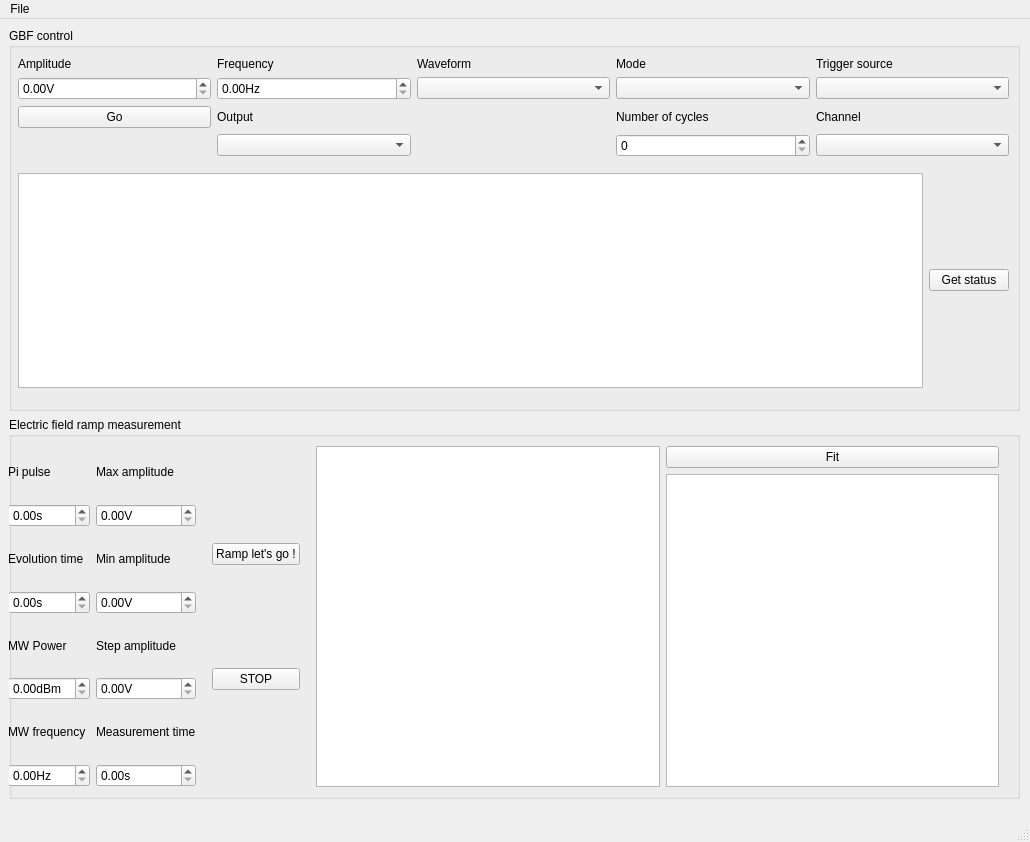
<?xml version="1.0" encoding="UTF-8"?>
<ui version="4.0">
 <class>MainWindow</class>
 <widget class="QMainWindow" name="MainWindow">
  <property name="geometry">
   <rect>
    <x>0</x>
    <y>0</y>
    <width>1030</width>
    <height>842</height>
   </rect>
  </property>
  <property name="windowTitle">
   <string>MainWindow</string>
  </property>
  <widget class="QWidget" name="centralwidget">
   <widget class="QWidget" name="verticalLayoutWidget">
    <property name="geometry">
     <rect>
      <x>9</x>
      <y>9</y>
      <width>1011</width>
      <height>771</height>
     </rect>
    </property>
    <layout class="QVBoxLayout" name="verticalLayout">
     <property name="topMargin">
      <number>0</number>
     </property>
     <property name="bottomMargin">
      <number>0</number>
     </property>
     <item>
      <widget class="QGroupBox" name="groupBox">
       <property name="title">
        <string>GBF control</string>
       </property>
       <widget class="QWidget" name="verticalLayoutWidget_2">
        <property name="geometry">
         <rect>
          <x>9</x>
          <y>29</y>
          <width>991</width>
          <height>331</height>
         </rect>
        </property>
        <layout class="QVBoxLayout" name="verticalLayout_2">
         <property name="topMargin">
          <number>0</number>
         </property>
         <property name="bottomMargin">
          <number>0</number>
         </property>
         <item>
          <layout class="QGridLayout" name="gridLayout_3">
           <property name="rightMargin">
            <number>0</number>
           </property>
           <property name="bottomMargin">
            <number>10</number>
           </property>
           <item row="6" column="5">
            <widget class="QLabel" name="label_hannel">
             <property name="text">
              <string>Channel</string>
             </property>
            </widget>
           </item>
           <item row="1" column="3">
            <widget class="QLabel" name="label_waveform">
             <property name="text">
              <string>Waveform</string>
             </property>
            </widget>
           </item>
           <item row="1" column="4">
            <widget class="QLabel" name="label_mode">
             <property name="text">
              <string>Mode</string>
             </property>
            </widget>
           </item>
           <item row="2" column="2">
            <widget class="ScienDSpinBox" name="doubleSpinBox_frequency">
             <property name="suffix">
              <string>Hz</string>
             </property>
            </widget>
           </item>
           <item row="6" column="1">
            <widget class="QPushButton" name="pushButton_go">
             <property name="text">
              <string>Go</string>
             </property>
            </widget>
           </item>
           <item row="2" column="3">
            <widget class="QComboBox" name="comboBox_waveform"/>
           </item>
           <item row="2" column="1">
            <widget class="ScienDSpinBox" name="doubleSpinBox_amplitude">
             <property name="suffix">
              <string>V</string>
             </property>
            </widget>
           </item>
           <item row="1" column="2">
            <widget class="QLabel" name="label_frequency">
             <property name="text">
              <string>Frequency</string>
             </property>
            </widget>
           </item>
           <item row="1" column="1">
            <widget class="QLabel" name="label_amplitude">
             <property name="text">
              <string>Amplitude</string>
             </property>
            </widget>
           </item>
           <item row="2" column="5">
            <widget class="QComboBox" name="comboBox_trigger_source"/>
           </item>
           <item row="7" column="5">
            <widget class="QComboBox" name="comboBox_channel"/>
           </item>
           <item row="2" column="4">
            <widget class="QComboBox" name="comboBox_mode"/>
           </item>
           <item row="1" column="5">
            <widget class="QLabel" name="label_trigger_source">
             <property name="text">
              <string>Trigger source</string>
             </property>
            </widget>
           </item>
           <item row="6" column="4">
            <widget class="QLabel" name="label_numberofcycles">
             <property name="text">
              <string>Number of cycles</string>
             </property>
            </widget>
           </item>
           <item row="7" column="4">
            <widget class="QSpinBox" name="spinBox_numberofcycles"/>
           </item>
           <item row="7" column="2">
            <widget class="QComboBox" name="comboBox_output"/>
           </item>
           <item row="6" column="2">
            <widget class="QLabel" name="label_amplitude_2">
             <property name="text">
              <string>Output</string>
             </property>
            </widget>
           </item>
          </layout>
         </item>
         <item>
          <layout class="QHBoxLayout" name="horizontalLayout_2">
           <item>
            <widget class="QTextBrowser" name="textBrowser_gbf_parameters">
             <property name="minimumSize">
              <size>
               <width>250</width>
               <height>0</height>
              </size>
             </property>
            </widget>
           </item>
           <item>
            <widget class="QPushButton" name="pushButton_get_status">
             <property name="text">
              <string>Get status</string>
             </property>
            </widget>
           </item>
          </layout>
         </item>
        </layout>
       </widget>
      </widget>
     </item>
     <item>
      <widget class="QGroupBox" name="groupBox_2">
       <property name="title">
        <string>Electric field ramp measurement</string>
       </property>
       <widget class="QWidget" name="horizontalLayoutWidget">
        <property name="geometry">
         <rect>
          <x>-1</x>
          <y>29</y>
          <width>1001</width>
          <height>341</height>
         </rect>
        </property>
        <layout class="QHBoxLayout" name="horizontalLayout">
         <property name="rightMargin">
          <number>0</number>
         </property>
         <item>
          <layout class="QGridLayout" name="gridLayout_2">
           <property name="rightMargin">
            <number>10</number>
           </property>
           <property name="bottomMargin">
            <number>0</number>
           </property>
           <item row="4" column="1">
            <widget class="ScienDSpinBox" name="doubleSpinBox_evolution_time">
             <property name="suffix">
              <string>s</string>
             </property>
            </widget>
           </item>
           <item row="2" column="1">
            <widget class="ScienDSpinBox" name="doubleSpinBox_pi_pulse">
             <property name="suffix">
              <string>s</string>
             </property>
            </widget>
           </item>
           <item row="2" column="2">
            <widget class="ScienDSpinBox" name="doubleSpinBox_max_amplitude">
             <property name="suffix">
              <string>V</string>
             </property>
            </widget>
           </item>
           <item row="1" column="2">
            <widget class="QLabel" name="label_max_amplitude">
             <property name="text">
              <string>Max amplitude</string>
             </property>
            </widget>
           </item>
           <item row="1" column="1">
            <widget class="QLabel" name="label_pi_pulse">
             <property name="text">
              <string>Pi pulse</string>
             </property>
            </widget>
           </item>
           <item row="5" column="1">
            <widget class="QLabel" name="label_mw_power">
             <property name="text">
              <string>MW Power</string>
             </property>
            </widget>
           </item>
           <item row="3" column="1">
            <widget class="QLabel" name="label_evolution_time">
             <property name="text">
              <string>Evolution time</string>
             </property>
            </widget>
           </item>
           <item row="5" column="2">
            <widget class="QLabel" name="label_step_amplitude">
             <property name="text">
              <string>Step amplitude</string>
             </property>
            </widget>
           </item>
           <item row="7" column="1">
            <widget class="QLabel" name="label_mw_frequency">
             <property name="text">
              <string>MW frequency</string>
             </property>
            </widget>
           </item>
           <item row="7" column="2">
            <widget class="QLabel" name="label_measurement_time">
             <property name="text">
              <string>Measurement time</string>
             </property>
            </widget>
           </item>
           <item row="3" column="2">
            <widget class="QLabel" name="label_min_amplitude">
             <property name="text">
              <string>Min amplitude</string>
             </property>
            </widget>
           </item>
           <item row="6" column="1">
            <widget class="ScienDSpinBox" name="doubleSpinBox_mw_power">
             <property name="suffix">
              <string>dBm</string>
             </property>
            </widget>
           </item>
           <item row="8" column="1">
            <widget class="ScienDSpinBox" name="doubleSpinBox_mw_frequency">
             <property name="suffix">
              <string>Hz</string>
             </property>
            </widget>
           </item>
           <item row="8" column="2">
            <widget class="ScienDSpinBox" name="doubleSpinBox_measurement_time">
             <property name="suffix">
              <string>s</string>
             </property>
            </widget>
           </item>
           <item row="6" column="2">
            <widget class="ScienDSpinBox" name="doubleSpinBox_step_amplitude">
             <property name="suffix">
              <string>V</string>
             </property>
            </widget>
           </item>
           <item row="4" column="2">
            <widget class="ScienDSpinBox" name="doubleSpinBox_min_amplitude">
             <property name="suffix">
              <string>V</string>
             </property>
            </widget>
           </item>
          </layout>
         </item>
         <item>
          <layout class="QGridLayout" name="gridLayout_4">
           <property name="rightMargin">
            <number>10</number>
           </property>
           <property name="bottomMargin">
            <number>0</number>
           </property>
           <item row="1" column="1">
            <widget class="QPushButton" name="pushButton_ramp_stop">
             <property name="text">
              <string>STOP</string>
             </property>
            </widget>
           </item>
           <item row="0" column="1">
            <widget class="QPushButton" name="pushButton_ramp">
             <property name="text">
              <string>Ramp let's go !</string>
             </property>
            </widget>
           </item>
          </layout>
         </item>
         <item>
          <widget class="PlotWidgetModified" name="electric_field_ViewWidget">
           <property name="sizePolicy">
            <sizepolicy hsizetype="Expanding" vsizetype="Expanding">
             <horstretch>0</horstretch>
             <verstretch>0</verstretch>
            </sizepolicy>
           </property>
           <property name="minimumSize">
            <size>
             <width>0</width>
             <height>0</height>
            </size>
           </property>
           <property name="maximumSize">
            <size>
             <width>16777215</width>
             <height>16777215</height>
            </size>
           </property>
          </widget>
         </item>
         <item>
          <layout class="QGridLayout" name="gridLayout_5">
           <property name="rightMargin">
            <number>10</number>
           </property>
           <property name="bottomMargin">
            <number>0</number>
           </property>
           <item row="1" column="1">
            <widget class="QTextBrowser" name="textBrowser_fit_electric_field">
             <property name="minimumSize">
              <size>
               <width>250</width>
               <height>0</height>
              </size>
             </property>
            </widget>
           </item>
           <item row="0" column="1">
            <widget class="QPushButton" name="pushButton_fit_electric_field">
             <property name="text">
              <string>Fit</string>
             </property>
            </widget>
           </item>
          </layout>
         </item>
        </layout>
       </widget>
      </widget>
     </item>
    </layout>
   </widget>
  </widget>
  <widget class="QMenuBar" name="menubar">
   <property name="geometry">
    <rect>
     <x>0</x>
     <y>0</y>
     <width>1030</width>
     <height>26</height>
    </rect>
   </property>
   <widget class="QMenu" name="menusave">
    <property name="title">
     <string>File</string>
    </property>
    <addaction name="actionSave"/>
    <addaction name="actionClose"/>
   </widget>
   <addaction name="menusave"/>
  </widget>
  <widget class="QStatusBar" name="statusbar"/>
  <action name="actionSave">
   <property name="checkable">
    <bool>false</bool>
   </property>
   <property name="icon">
    <iconset>
     <normaloff>../RT_setup/qudi-magnetometry/artwork/icons/oxygen/22x22/document-save.png</normaloff>../RT_setup/qudi-magnetometry/artwork/icons/oxygen/22x22/document-save.png</iconset>
   </property>
   <property name="text">
    <string>Save</string>
   </property>
  </action>
  <action name="actionClose">
   <property name="icon">
    <iconset>
     <normaloff>../RT_setup/qudi-magnetometry/artwork/icons/oxygen/22x22/application-exit.png</normaloff>../RT_setup/qudi-magnetometry/artwork/icons/oxygen/22x22/application-exit.png</iconset>
   </property>
   <property name="text">
    <string>Close</string>
   </property>
  </action>
  <action name="actionStop">
   <property name="text">
    <string>actionStop</string>
   </property>
  </action>
 </widget>
 <customwidgets>
  <customwidget>
   <class>ScienDSpinBox</class>
   <extends>QDoubleSpinBox</extends>
   <header>qtwidgets.scientific_spinbox.h</header>
  </customwidget>
  <customwidget>
   <class>PlotWidgetModified</class>
   <extends>QGraphicsView</extends>
   <header>qtwidgets.plotwidget_modified.h</header>
  </customwidget>
 </customwidgets>
 <resources/>
 <connections>
  <connection>
   <sender>actionClose</sender>
   <signal>triggered()</signal>
   <receiver>MainWindow</receiver>
   <slot>close()</slot>
   <hints>
    <hint type="sourcelabel">
     <x>-1</x>
     <y>-1</y>
    </hint>
    <hint type="destinationlabel">
     <x>514</x>
     <y>420</y>
    </hint>
   </hints>
  </connection>
 </connections>
</ui>
